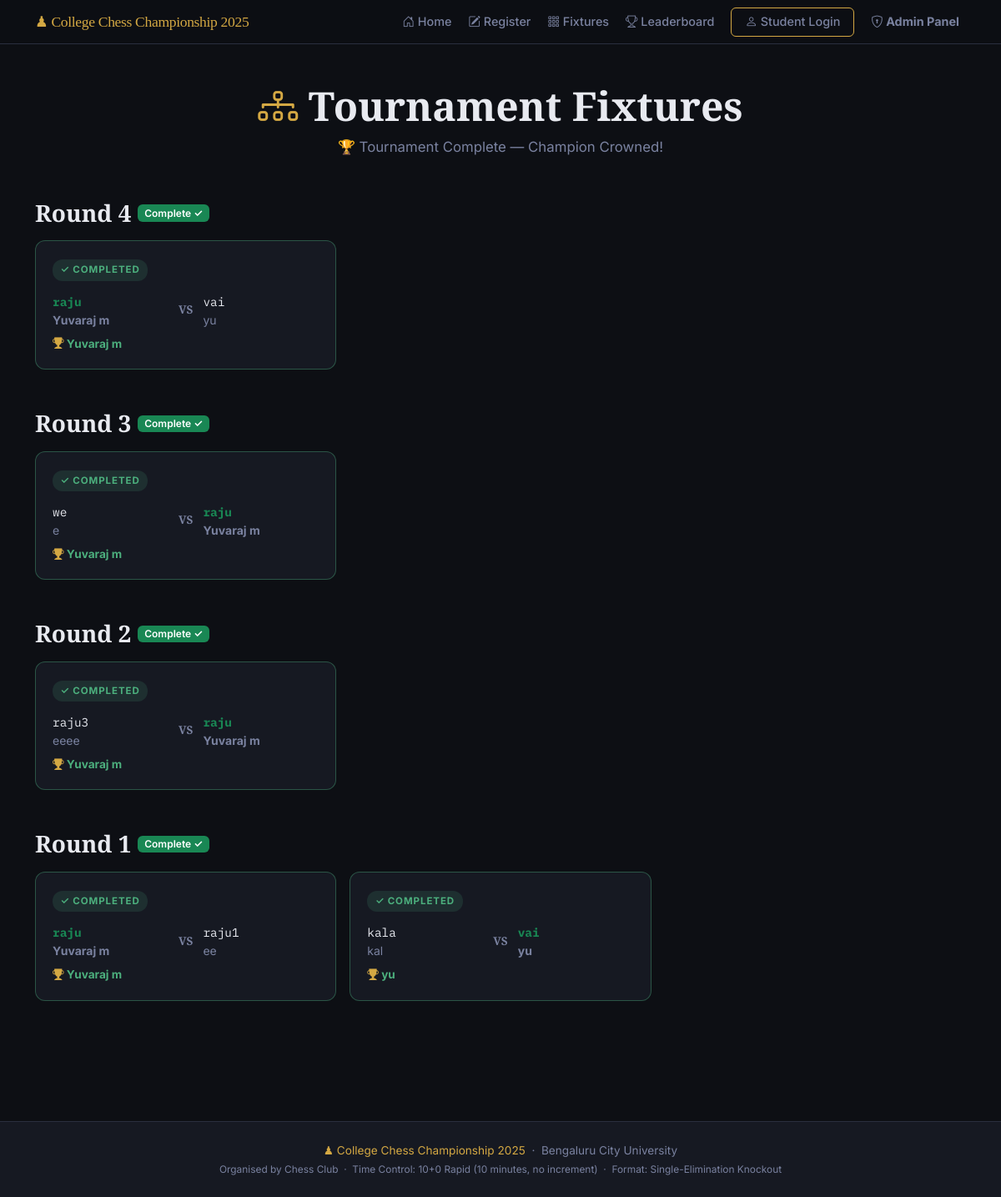
Page /fixtures (signed in) on the committed database.
### models.py (models this page shows, shortened)
class Match(db.Model):
    __tablename__ = "matches"
    id = db.Column(db.Integer, primary_key=True)
    round_number = db.Column(db.Integer, nullable=False)   # 1 = Round 1, 2 = QF, etc.
    round_label  = db.Column(db.String(50), nullable=True) # e.g. "Quarter-Final"
    player1_id = db.Column(db.Integer, db.ForeignKey("players.id"), nullable=False)
    player2_id = db.Column(db.Integer, db.ForeignKey("players.id"), nullable=True)
    winner_id = db.Column(db.Integer, db.ForeignKey("players.id"), nullable=True)
    status = db.Column(db.String(20), default="pending", nullable=False)
    created_at   = db.Column(db.DateTime, default=datetime.utcnow)
    completed_at = db.Column(db.DateTime, nullable=True)
    board_state   = db.Column(db.Text, nullable=True)       # JSON string of 8x8 board
    move_history  = db.Column(db.Text, default='[]')         # JSON array of move notations
    last_move     = db.Column(db.String(20), nullable=True)  # Last move in algebraic notation
    current_turn  = db.Column(db.String(10), default='white') # 'white' or 'black'
    move_count    = db.Column(db.Integer, default=0)          # Total moves played
    notes = db.Column(db.String(300), nullable=True)

class Player(db.Model):
    __tablename__ = "players"
    id = db.Column(db.Integer, primary_key=True)
    full_name      = db.Column(db.String(100), nullable=False)
    roll_number    = db.Column(db.String(50),  unique=True, nullable=False)
    chess_username = db.Column(db.String(50),  unique=True, nullable=False)
    whatsapp       = db.Column(db.String(20),  nullable=False)
    registered_at = db.Column(db.DateTime, default=datetime.utcnow)
    is_approved   = db.Column(db.Boolean, default=False)   # Admin must approve
    is_eliminated = db.Column(db.Boolean, default=False)   # Set True after a loss
    wins      = db.Column(db.Integer, default=0)   # Total match wins
    losses    = db.Column(db.Integer, default=0)   # Total match losses
    points    = db.Column(db.Integer, default=0)   # 1 per win, used for ranking
    bye_count = db.Column(db.Integer, default=0)   # Number of byes received
    matches_as_p1 = db.relationship(
        "Match", foreign_keys="Match.player1_id",
        backref="player1", lazy="dynamic"
    )
    matches_as_p2 = db.relationship(
        "Match", foreign_keys="Match.player2_id",
        backref="player2", lazy="dynamic"
    )
    matches_won = db.relationship(
        "Match", foreign_keys="Match.winner_id",
        backref="winner", lazy="dynamic"
    )

### app.py (the view)
    @app.route("/fixtures")
    def fixtures():
        max_round = db.session.query(db.func.max(Match.round_number)).scalar() or 0
        rounds_data = []
        for r in range(1, max_round + 1):
            matches = Match.query.filter_by(round_number=r).order_by(Match.id).all()
            all_done = all(m.status in ('completed', 'bye') for m in matches)
            rounds_data.append({'round_number': r, 'matches': matches, 'all_done': all_done})
        active = Player.query.filter_by(is_approved=True, is_eliminated=False).count()
        return render_template('fixtures.html', rounds_data=rounds_data, current_round=max_round, active_players=active)

### templates/fixtures.html (shortened to what this page needs)
{% extends "base.html" %}
{% block content %}
<section class="py-5">
  <div class="container">
    <div class="text-center mb-5">
      <h1 class="chess-display-title mb-2">
        <i class="bi bi-diagram-3 chess-gold"></i> Tournament Fixtures
      </h1>
      <p class="chess-lead mx-auto">
        {% if active_players == 1 %}
          🏆 Tournament Complete — Champion Crowned!
        {% elif current_round > 0 %}
          Round {{ current_round }} · {{ active_players }} players remaining
        {% else %}
          No rounds generated yet.
        {% endif %}
      </p>
    </div>
    {% for rd in rounds_data|reverse %}
    <div class="mb-5">
      <div class="d-flex align-items-center gap-2 mb-3">
        <h3 class="chess-section-title mb-0">Round {{ rd.round_number }}</h3>
        {% if rd.all_done %}
          <span class="badge bg-success">Complete ✓</span>
        {% elif rd.round_number == current_round %}
          <span class="badge bg-danger">Current</span>
        {% endif %}
      </div>
      <div class="row g-3">
        {% for m in rd.matches %}
        <div class="col-md-6 col-lg-4">
          <div class="fixture-card {% if m.status == 'completed' %}completed{% elif m.status == 'in_progress' %}live{% elif m.status == 'bye' %}bye{% endif %}">
            <div class="fixture-badge-row">
              {% if m.status == 'pending' %}
                <span class="fixture-badge pending">⏳ PENDING</span>
              {% elif m.status == 'in_progress' %}
                <span class="fixture-badge live"><span class="live-dot"></span> LIVE</span>
              {% elif m.status == 'completed' %}
                <span class="fixture-badge completed">✓ COMPLETED</span>
              {% elif m.status == 'bye' %}
                <span class="fixture-badge bye">↑ BYE</span>
              {% endif %}
            </div>
            <div class="fixture-players">
              <div class="fixture-player {% if m.winner_id == m.player1_id %}fw-bold text-success{% endif %}">
                <span class="chess-mono">{{ m.player1.chess_username }}</span>
                <span class="small text-muted d-block">{{ m.player1.full_name }}</span>
              </div>
              {% if m.player2 %}
              <div class="fixture-vs">VS</div>
              <div class="fixture-player {% if m.winner_id == m.player2_id %}fw-bold text-success{% endif %}">
                <span class="chess-mono">{{ m.player2.chess_username }}</span>
                <span class="small text-muted d-block">{{ m.player2.full_name }}</span>
              </div>
              {% else %}
              <div class="fixture-vs">BYE</div>
              <div class="fixture-player text-muted"><em>Auto-advance</em></div>
              {% endif %}
            </div>
            {% if m.winner %}
            <div class="fixture-winner">
              <i class="bi bi-trophy-fill chess-gold"></i>
              {{ m.winner.full_name }}
            </div>
            {% endif %}
          </div>
        </div>
        {% endfor %}
      </div>
    </div>
    {% else %}
    <div class="chess-card text-center py-5">
      <i class="bi bi-hourglass fs-1 chess-gold"></i>
      <p class="mt-3 text-muted">No fixtures have been generated yet. Check back after the admin creates the first round.</p>
    </div>
    {% endfor %}
  </div>
</section>
{% endblock %}

### static/css/style.css (style rules this page uses)
:root { --chess-bg: #0d0f14; --chess-surface: #161922; --chess-surface-2: #1e2230; --chess-border: #2a2f3e; --chess-gold: #d4a843; --chess-gold-light: #e8c26a; --chess-text: #e8eaf0; --chess-muted: #7a82a0; --chess-success: #4caf7d; --chess-danger: #e05c5c; --chess-warning: #f0a84b; --font-display: "Playfair Display", Georgia, serif; --font-mono: "IBM Plex Mono", "Courier New", monospace; --font-body: "Inter", system-ui, sans-serif; --radius-sm: 6px; --radius-md: 12px; --radius-lg: 20px; --transition: 0.2s ease; }
body { background-color: var(--chess-bg); color: var(--chess-text); font-family: var(--font-body); min-height: 100vh; }
.chess-gold { color: var(--chess-gold) !important; }
.chess-mono { font-family: var(--font-mono); font-size: 0.9em; }
.text-muted { color: var(--chess-muted) !important; }
.badge { font-weight: 600; }
.chess-display-title { font-family: var(--font-display); font-size: clamp(1.8rem, 5vw, 3rem); font-weight: 900; line-height: 1.1; color: var(--chess-text); }
.chess-lead { font-size: 1.05rem; color: var(--chess-muted); max-width: 600px; line-height: 1.7; }
.chess-section-title { font-family: var(--font-display); font-weight: 700; color: var(--chess-text); }
.fixture-card { background: var(--chess-surface); border: 1px solid var(--chess-border); border-radius: var(--radius-md); padding: 1.25rem; height: 100%; transition: border-color var(--transition); }
.fixture-card.completed { border-color: rgba(76,175,125,0.4); }
.fixture-badge-row { margin-bottom: 0.75rem; }
.fixture-badge { display: inline-flex; align-items: center; gap: 5px; font-size: 0.72rem; font-weight: 700; text-transform: uppercase; letter-spacing: 0.08em; padding: 0.25rem 0.6rem; border-radius: 12px; }
.fixture-badge.completed { background: rgba(76,175,125,0.15); color: var(--chess-success); }
.fixture-players { display: flex; align-items: center; gap: 0.5rem; flex-wrap: wrap; margin-bottom: 0.5rem; }
.fixture-player { flex: 1; min-width: 0; }
.fixture-vs { font-family: var(--font-display); font-weight: 900; font-size: 0.85rem; color: var(--chess-muted); flex-shrink: 0; padding: 0 0.25rem; }
.fixture-winner { font-weight: 700; color: var(--chess-success); font-size: 0.85rem; margin-top: 0.5rem; }

### rows in the picture
Match: status "✓ COMPLETED", player1.chess_username "raju", player1.full_name "Yuvaraj m", player2.chess_username "vai", player2.full_name "yu", winner.full_name "Yuvaraj m"
Match: status "✓ COMPLETED", player1.chess_username "we", player1.full_name "e", player2.chess_username "raju", player2.full_name "Yuvaraj m", winner.full_name "Yuvaraj m"
Match: status "✓ COMPLETED", player1.chess_username "raju3", player1.full_name "eeee", player2.chess_username "raju", player2.full_name "Yuvaraj m", winner.full_name "Yuvaraj m"
Match: status "✓ COMPLETED", player1.chess_username "raju", player1.full_name "Yuvaraj m", player2.chess_username "raju1", player2.full_name "ee", winner.full_name "Yuvaraj m"
Match: status "✓ COMPLETED", player1.chess_username "kala", player1.full_name "kal", player2.chess_username "vai", player2.full_name "yu", winner.full_name "yu"

### other values in the picture
{{ tournament_name }} "College Chess Championship 2025"
{{ rd.round_number }} "4" "3" "2" "1"
{{ college_name }} "Bengaluru City University"
{{ organizer_name }} "Chess Club"
{{ time_control }} "10+0 Rapid (10 minutes, no increment)"
{{ tournament_format }} "Single-Elimination Knockout"
